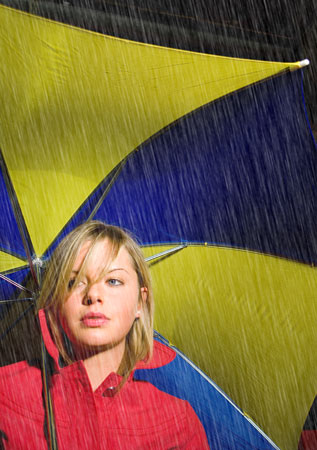
%> input picture case1.jpg, 317 x 450 px
$ octave main.m   (GNU Octave 9; MATLAB toolbox functions it lacks are replaced by stand-ins)
%> lines starting %> are read from the running program, lines starting %| are printed output that depends on the picture
### onlineGMM.m
function model_out = onlineGMM(I, gNum)

% I = im2double(imread('01R.png'));

finish=false;
set(gcf,'CurrentCharacter','@'); % set to a dummy character
figure(1),imshow(I);
disp('Please select the rain region on the image.');

[x,y] = ginput(2);
patch = I(round(y(1)):round(y(2)),round(x(1)):round(x(2)),:);
B = im2col(patch,[8 8]);

B = bsxfun(@minus, B, mean(B)); %remove mean

pvars = var(B, 0, 1);
idx = pvars > 1e-5;
B = B(:, idx);

clusterNum = gNum;
[label, model, llh] = my_emgm(B, clusterNum);
model_out = struct( 'means', model.mu, 'covs',model.Sigma, 'mixweights', model.weight, 'dim', 64, 'nmodels', clusterNum);

close all;

### main.m
clear;close all; clc;
addpath(genpath(pwd));

I = imread('case1.jpg');
%> I is the input picture: size 450x317x3 uint8; mean R, G, B 121.3, 98, 62.5
I = imresize(I,0.5);
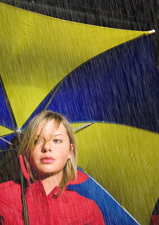
%> I: size 225x159x3 uint8; mean R, G, B 121.3, 98, 62.5
YUV = rgb2ycbcr(I);
%> YUV: size 225x159x3 uint8; mean of channels 1, 2, 3 102.7, 108.9, 140.8
Y = YUV(:,:,1);
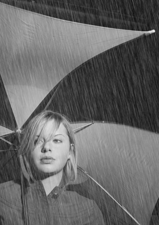
%> Y: size 225x159 uint8; min 17, max 235, mean 102.7

%% train GMM
Y = im2double(Y);
%> Y: size 225x159 double

NEW_RAIN_GMM = true;
if (NEW_RAIN_GMM)
    rainModel = onlineGMM(Y,20);
%> the run ends on the next line
